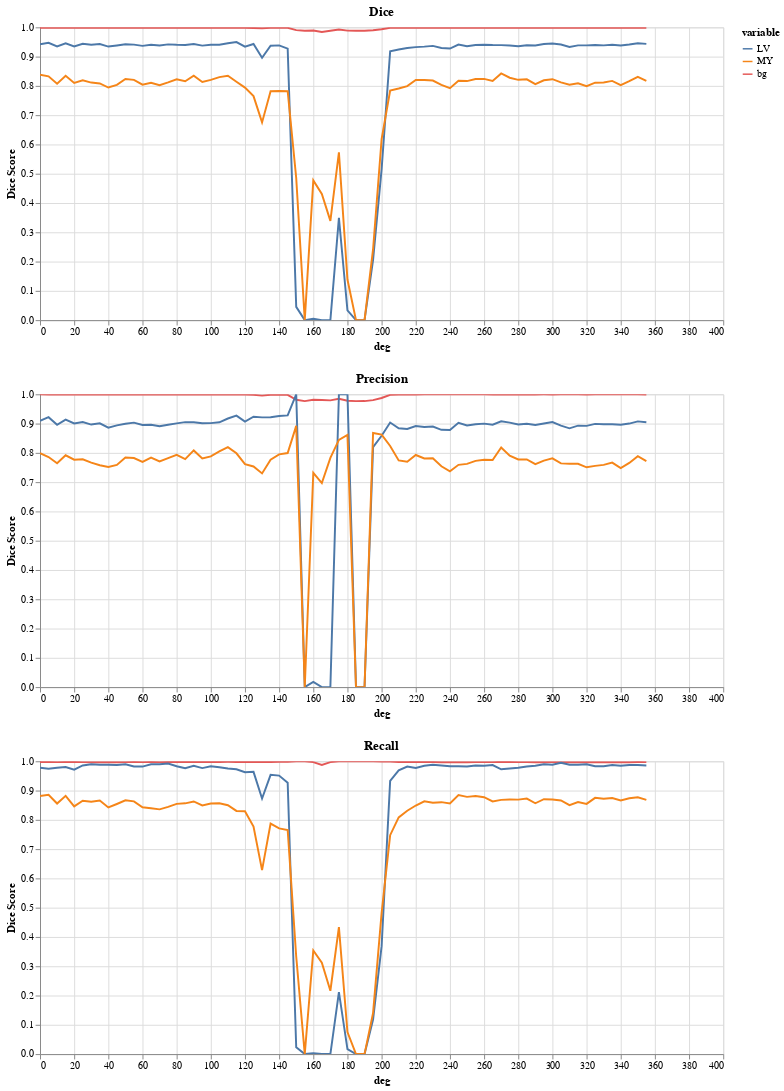

Notebook code for this chart:
### Code cell
plot_dice & plot_precision & plot_recall

### Figure 1 — Vega-Lite specification as saved in the notebook (floating-point values rounded to 4 significant figures; data arrays with more than 128 entries replaced by an {"elided": "..."} marker saying what was removed)
{"config": {"view": {"continuousWidth": 400, "continuousHeight": 300}}, "vconcat": [{"data": {"name": "data-afcbd37e57aeafa76aefcfd5124d5151"}, "mark": "line", "encoding": {"color": {"field": "variable", "type": "nominal"}, "tooltip": {"field": "Dice Score", "type": "quantitative"}, "x": {"field": "deg", "type": "quantitative"}, "y": {"field": "Dice Score", "type": "quantitative"}}, "height": 300, "selection": {"selector008": {"type": "interval", "bind": "scales", "encodings": ["x", "y"]}}, "title": "Dice", "width": 700}, {"data": {"name": "data-38b60731e63b366c0d83647934a42176"}, "mark": "line", "encoding": {"color": {"field": "variable", "type": "nominal"}, "tooltip": {"field": "Dice Score", "type": "quantitative"}, "x": {"field": "deg", "type": "quantitative"}, "y": {"field": "Dice Score", "type": "quantitative"}}, "height": 300, "selection": {"selector010": {"type": "interval", "bind": "scales", "encodings": ["x", "y"]}}, "title": "Precision", "width": 700}, {"data": {"name": "data-2b53c4e9ab3fd393922556a98f1c8dd3"}, "mark": "line", "encoding": {"color": {"field": "variable", "type": "nominal"}, "tooltip": {"field": "Dice Score", "type": "quantitative"}, "x": {"field": "deg", "type": "quantitative"}, "y": {"field": "Dice Score", "type": "quantitative"}}, "height": 300, "selection": {"selector009": {"type": "interval", "bind": "scales", "encodings": ["x", "y"]}}, "title": "Recall", "width": 700}], "$schema": "https://vega.github.io/schema/vega-lite/v4.17.0.json", "datasets": {"data-afcbd37e57aeafa76aefcfd5124d5151": {"elided": "216 records"}, "data-38b60731e63b366c0d83647934a42176": {"elided": "216 records"}, "data-2b53c4e9ab3fd393922556a98f1c8dd3": {"elided": "216 records"}}}
